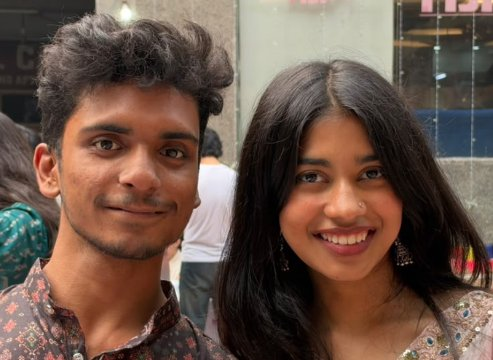
#> input picture portrait.jpg, 493 x 360 px
$ python -i turtle_portrait.py   (imports and definitions only)
#> lines starting #> are read from the running program, lines starting #| are printed output that depends on the picture; after the words box and inside, x2 and y2 are one past the last pixel; in counts of white or black regions, pixels touching at a corner belong together
"""
=============================================================================
💖 PYTHON TURTLE — 100% CRYSTAL-CLEAR PORTRAIT & LIVING ROMANTIC ENVIRONMENT 💖
=============================================================================
Features:
  1. Act 1: Preliminary Hand-Drawn Silhouette Sketch.
  2. Act 2: Magic Color Bloom (100% crystal-clear, razor-sharp photographic
            portrait with ZERO marks, ZERO lines, completely flawless faces).
  3. Act 3: Living Romantic Environment (Continuous 60 FPS Animation):
            - Beating / pulsing twin interlocking hearts above the couple.
            - Continuous stream of 35+ floating romantic hearts drifting upward.
            - Twinkling golden fairy lights / fireflies in twilight sky.
            - Click anywhere to spawn a burst of floating love hearts!
            - [Space] Pause/Play  |  [↑/↓] Speed  |  [Esc] Finish/Quit.
=============================================================================
"""

import os
import sys
import time
import math
import random
import cv2
import numpy as np
from PIL import Image, ImageDraw, ImageTk
import turtle


def prepare_portrait_assets(image_path="portrait.jpg", target_width=620):
#> called with image_path = 'portrait.jpg', target_width = 620
    if not os.path.exists(image_path):
        raise FileNotFoundError(f"Image not found at {image_path}")

    img = cv2.imread(image_path)
#> img is the input picture: shape (360, 493, 3); mean B, G, R 72.2, 84, 106.7
    if img is None:
        raise ValueError(f"Could not load image at {image_path}")

    h, w = img.shape[:2]
#> h = 360; w = 493
    target_height = int(h * target_width / w)
#> target_height = 452
    img_resized = cv2.resize(img, (target_width, target_height), interpolation=cv2.INTER_LANCZOS4)
    img_rgb = cv2.cvtColor(img_resized, cv2.COLOR_BGR2RGB)
    gray = cv2.cvtColor(img_resized, cv2.COLOR_BGR2GRAY)
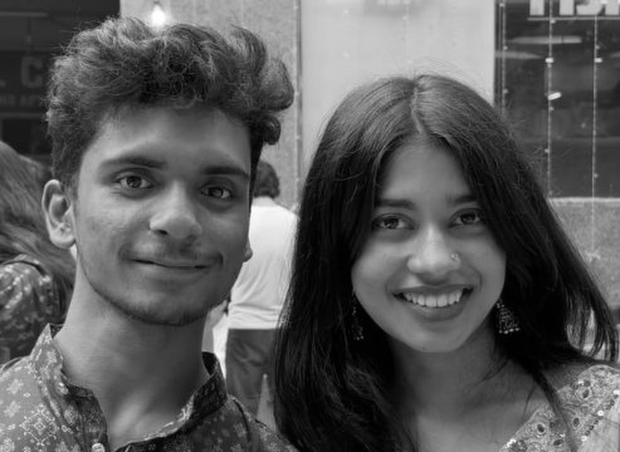
#> gray: shape (452, 620); min 0, max 255, mean 89.5
    blur = cv2.bilateralFilter(gray, 9, 75, 75)

    # 1. 100% Photographic Original (Completely unblemished, sharp, and clean)
    pil_orig = Image.fromarray(img_rgb)

    # 2. Pencil Sketch underlayer for opening sketch act
    inv = 255 - gray
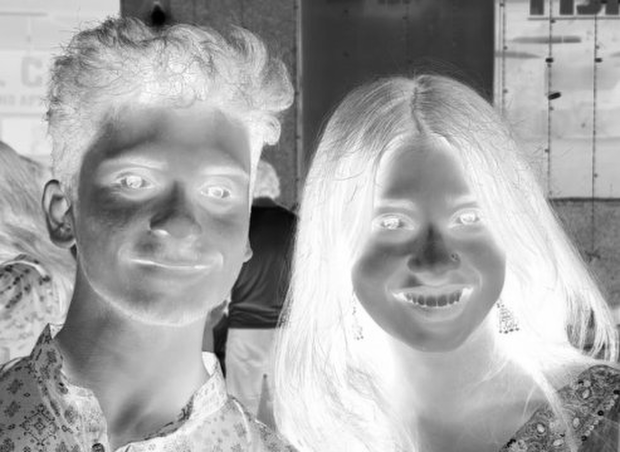
#> inv: shape (452, 620); min 0, max 255, mean 165.5
    gauss = cv2.GaussianBlur(inv, (21, 21), 0)
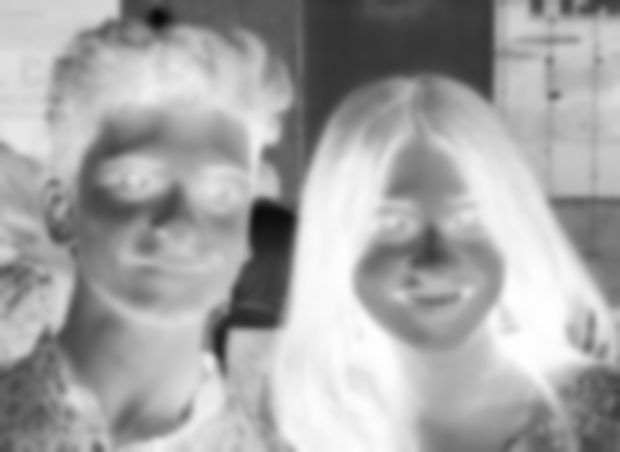
#> gauss: shape (452, 620); min 6, max 254, mean 165.5
    sketch = cv2.divide(gray, 255 - gauss, scale=256)
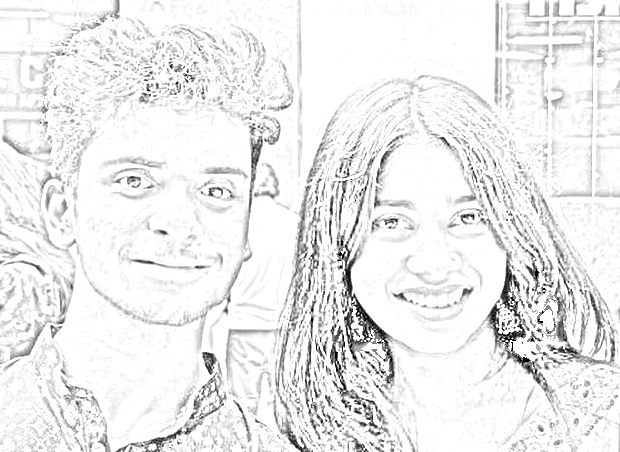
#> sketch: shape (452, 620); min 0, max 255, mean 236.3
    sketch_rgb = cv2.cvtColor(sketch, cv2.COLOR_GRAY2RGB)
    pil_sketch = Image.fromarray(sketch_rgb)

    # 3. Detect Faces for bloom centers
    face_cascade = cv2.CascadeClassifier(cv2.data.haarcascades + 'haarcascade_frontalface_default.xml')
    faces = face_cascade.detectMultiScale(gray, 1.1, 4)
#> faces = [[72, 102, 216, 216], [336, 158, 186, 186]]

    face_centers = []
    for (fx, fy, fw, fh) in faces:
        cx = fx + fw // 2
        cy = fy + int(fh * 0.55) # Centered on smile
        face_centers.append((cx, cy, max(fw, fh) // 2 + 30))
#> this loop made 2 passes
#> (fx, fy, fw, fh, cx, cy) on passes 1 to 2: (72, 102, 216, 216, 180, 220), (336, 158, 186, 186, 429, 260)
#> after the loop, face_centers = [(180, 220, 138), (429, 260, 123)]

    # Sort faces right-to-left: woman's smile first, then man's smile
    face_centers.sort(key=lambda item: item[0], reverse=True)

    # 4. Clean Preliminary Vector Contours for Turtle Sketching
    edges_main = cv2.Canny(blur, 45, 120)
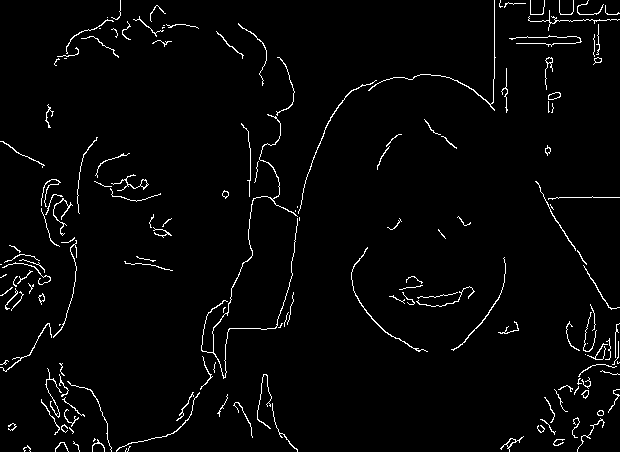
#> edges_main: shape (452, 620); 2.6% white in thin lines or dots
    cnts_main, _ = cv2.findContours(edges_main, cv2.RETR_LIST, cv2.CHAIN_APPROX_TC89_KCOS)
#> cnts_main = 170 contours, 135 with area under 20; largest, box (x1, y1, x2, y2) and area: (201, 114, 298, 379) 111, (548, 92, 561, 100) 63, (500, 436, 524, 452) 59, (111, 174, 149, 191) 58, (548, 92, 561, 100) 58

    sketch_paths = []
    for cnt in cnts_main:
        approx = cv2.approxPolyDP(cnt, 1.3, False)
        pts = approx.reshape(-1, 2)
        if len(pts) >= 4:
            sketch_paths.append(pts)
#> this loop made 170 passes
#> pts on passes 1, 9, 11: [[126, 448], [125, 451]], [[93, 441], [95, 439]], [[69, 427], [72, 433], [73, 431]]
#> after the loop, sketch_paths = 134 items

    return {
        "dimensions": (target_width, target_height),
        "pil_orig": pil_orig,
        "pil_sketch": pil_sketch,
        "face_centers": face_centers,
        "sketch_paths": sketch_paths
    }


# [480 lines left out: functions compute_heart_coords, run_animation, not called in this run]


# [5 lines not run here, left out]

>>> result = prepare_portrait_assets()
#> result = 5 items
